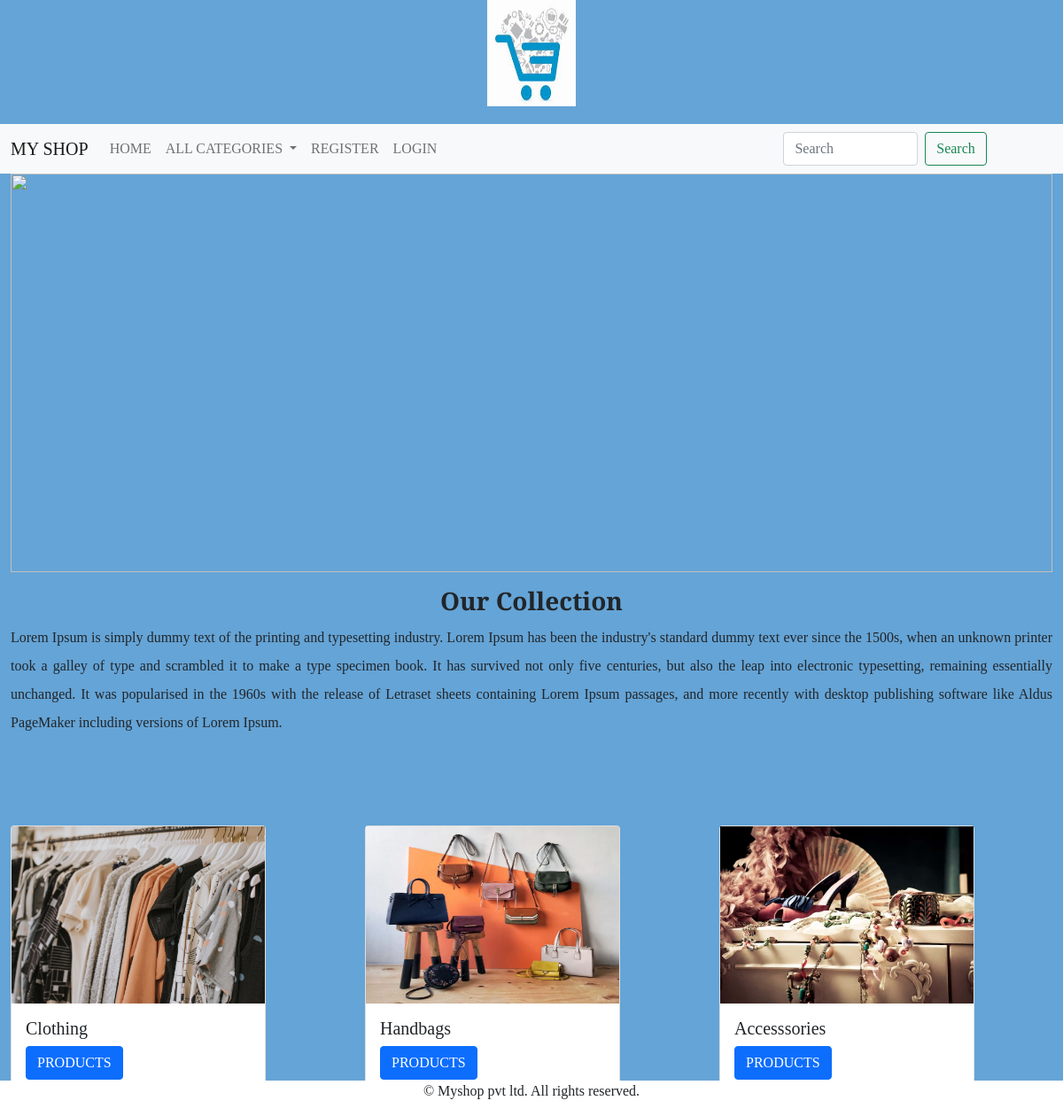
The page / on the database its author committed.
### shop/models.py (models this page shows, shortened)
class Category(models.Model):
    name = models.CharField(max_length=20)
    desc = models.TextField()
    image = models.ImageField(upload_to="images/category/", null=True, blank=True)

### shop/views.py (the view)
# urls.py: path('',views.allcategories,name='allcategories'),
def allcategories(request):
    k = Category.objects.all()
    return render(request,'category.html', {'c':k})

### cart/context_processors.py (called while the page is built)
def total(request):
    item_count=0
    if request.user:
     u=request.user
     try:
        cart=Cart.objects.filter(user=u)
        for i in cart:
            item_count+=i.quantity
     except:
        item_count=0
    return {'count':item_count}

### shop/context_processors.py (called while the page is built)
def menu_links(request):
    c=Category.objects.all()
    return{'links':c}

### templates/category.html
{% extends 'base.html' %}
{% load static %}
{% block content %}
<div class="container-fluid">
    <img src="{% static 'images/ecommerce-banner.jpg' %}" height="450px" width="100%">
</div>
<div class="container-fluid mt-3" style="margin-bottom:100px;">
    <h3 class ="text-center fw-bold">Our Collection</h3>
    <p style="text-align:justify;line-height:2;">Lorem Ipsum is simply dummy text of the printing and typesetting industry. Lorem Ipsum has been the industry's standard dummy text ever since the 1500s, when an unknown printer took a galley of type and scrambled it to make a type specimen book. It has survived not only five centuries, but also the leap into electronic typesetting, remaining essentially unchanged. It was popularised in the 1960s with the release of Letraset sheets containing Lorem Ipsum passages, and more recently with desktop publishing software like Aldus PageMaker including versions of Lorem Ipsum.</p>
</div>
<div class="container-fluid">
    <div class="row">
        {% for i in c %}
            <div class="col-md-4 mb-4">
                <div class="card" style="width: 18rem;">
                    <img src="{{i.image.url}}" height="200px" width="100%">
                    <div class="card-body">
                        <h5 class="card-title">{{ i.name }}</h5>
                        <a href="{% url 'shop:prod' i.name %}" class="btn btn-primary">PRODUCTS</a>
                    </div>
                </div>
            </div>
        {% endfor %}
    </div>
</div>
{% endblock %}

### static/css/style.css (style rules this page uses)
body { font-family: 'Playfair Display', serif; background-color:#65A4D6; }

### rows shown on the page
Category: image (picture), name "Clothing"
Category: image (picture), name "Handbags"
Category: image (picture), name "Accesssories"
